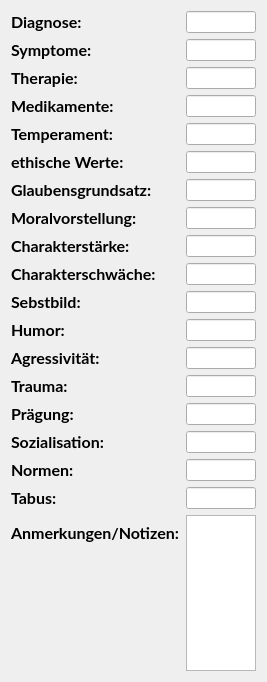
                 <widget class="QWidget" name="pageEditorPsychologicalProfile">
                  <property name="geometry">
                   <rect>
                    <x>0</x>
                    <y>0</y>
                    <width>263</width>
                    <height>682</height>
                   </rect>
                  </property>
                  <attribute name="label">
                   <string>Psychologisches Profil</string>
                  </attribute>
                  <layout class="QFormLayout" name="formLayout_16">
                   <item row="0" column="0">
                    <widget class="QLabel" name="labelDiagnosis">
                     <property name="font">
                      <font>
                       <family>Lato</family>
                       <pointsize>12</pointsize>
                       <bold>true</bold>
                       <stylestrategy>PreferAntialias</stylestrategy>
                       <kerning>true</kerning>
                      </font>
                     </property>
                     <property name="text">
                      <string>Diagnose:</string>
                     </property>
                    </widget>
                   </item>
                   <item row="0" column="1">
                    <widget class="QLineEdit" name="lineEditEditorDiagnosis"/>
                   </item>
                   <item row="1" column="0">
                    <widget class="QLabel" name="labelEditorSymptoms">
                     <property name="font">
                      <font>
                       <family>Lato</family>
                       <pointsize>12</pointsize>
                       <bold>true</bold>
                       <stylestrategy>PreferAntialias</stylestrategy>
                       <kerning>true</kerning>
                      </font>
                     </property>
                     <property name="text">
                      <string>Symptome:</string>
                     </property>
                    </widget>
                   </item>
                   <item row="1" column="1">
                    <widget class="QLineEdit" name="lineEditEditorSymptoms"/>
                   </item>
                   <item row="2" column="0">
                    <widget class="QLabel" name="labelEditorTherapy">
                     <property name="font">
                      <font>
                       <family>Lato</family>
                       <pointsize>12</pointsize>
                       <bold>true</bold>
                       <stylestrategy>PreferAntialias</stylestrategy>
                       <kerning>true</kerning>
                      </font>
                     </property>
                     <property name="text">
                      <string>Therapie:</string>
                     </property>
                    </widget>
                   </item>
                   <item row="2" column="1">
                    <widget class="QLineEdit" name="lineEditEditorTherapy"/>
                   </item>
                   <item row="3" column="0">
                    <widget class="QLabel" name="labelEditorMedication">
                     <property name="font">
                      <font>
                       <family>Lato</family>
                       <pointsize>12</pointsize>
                       <bold>true</bold>
                       <stylestrategy>PreferAntialias</stylestrategy>
                       <kerning>true</kerning>
                      </font>
                     </property>
                     <property name="text">
                      <string>Medikamente:</string>
                     </property>
                    </widget>
                   </item>
                   <item row="3" column="1">
                    <widget class="QLineEdit" name="lineEditEditorMedication"/>
                   </item>
                   <item row="4" column="0">
                    <widget class="QLabel" name="labelEditorTemperament">
                     <property name="font">
                      <font>
                       <family>Lato</family>
                       <pointsize>12</pointsize>
                       <bold>true</bold>
                       <stylestrategy>PreferAntialias</stylestrategy>
                       <kerning>true</kerning>
                      </font>
                     </property>
                     <property name="text">
                      <string>Temperament:</string>
                     </property>
                    </widget>
                   </item>
                   <item row="4" column="1">
                    <widget class="QLineEdit" name="lineEditEditorTemperament"/>
                   </item>
                   <item row="5" column="0">
                    <widget class="QLabel" name="labelEditorEthicalValues">
                     <property name="font">
                      <font>
                       <family>Lato</family>
                       <pointsize>12</pointsize>
                       <bold>true</bold>
                       <stylestrategy>PreferAntialias</stylestrategy>
                       <kerning>true</kerning>
                      </font>
                     </property>
                     <property name="text">
                      <string>ethische Werte:</string>
                     </property>
                    </widget>
                   </item>
                   <item row="5" column="1">
                    <widget class="QLineEdit" name="lineEditEditorEthicalValues"/>
                   </item>
                   <item row="6" column="0">
                    <widget class="QLabel" name="labelBeliefs">
                     <property name="font">
                      <font>
                       <family>Lato</family>
                       <pointsize>12</pointsize>
                       <bold>true</bold>
                       <stylestrategy>PreferAntialias</stylestrategy>
                       <kerning>true</kerning>
                      </font>
                     </property>
                     <property name="text">
                      <string>Glaubensgrundsatz:</string>
                     </property>
                    </widget>
                   </item>
                   <item row="6" column="1">
                    <widget class="QLineEdit" name="lineEditEditorBeliefs"/>
                   </item>
                   <item row="7" column="0">
                    <widget class="QLabel" name="labelEditorMoralValues">
                     <property name="font">
                      <font>
                       <family>Lato</family>
                       <pointsize>12</pointsize>
                       <bold>true</bold>
                       <stylestrategy>PreferAntialias</stylestrategy>
                       <kerning>true</kerning>
                      </font>
                     </property>
                     <property name="text">
                      <string>Moralvorstellung:</string>
                     </property>
                    </widget>
                   </item>
                   <item row="7" column="1">
                    <widget class="QLineEdit" name="lineEditEditorMoralValues"/>
                   </item>
                   <item row="8" column="0">
                    <widget class="QLabel" name="labelEditorStrengthOfCharacter">
                     <property name="font">
                      <font>
                       <family>Lato</family>
                       <pointsize>12</pointsize>
                       <bold>true</bold>
                       <stylestrategy>PreferAntialias</stylestrategy>
                       <kerning>true</kerning>
                      </font>
                     </property>
                     <property name="text">
                      <string>Charakterstärke:</string>
                     </property>
                    </widget>
                   </item>
                   <item row="8" column="1">
                    <widget class="QLineEdit" name="lineEditEditorStrengthsOfCharacter"/>
                   </item>
                   <item row="9" column="0">
                    <widget class="QLabel" name="labelEditorWeaknessOfCharacter">
                     <property name="font">
                      <font>
                       <family>Lato</family>
                       <pointsize>12</pointsize>
                       <bold>true</bold>
                       <stylestrategy>PreferAntialias</stylestrategy>
                       <kerning>true</kerning>
                      </font>
                     </property>
                     <property name="text">
                      <string>Charakterschwäche:</string>
                     </property>
                    </widget>
                   </item>
                   <item row="9" column="1">
                    <widget class="QLineEdit" name="lineEditEditorWeaknessOfCharacter"/>
                   </item>
                   <item row="10" column="0">
                    <widget class="QLabel" name="labelEditorSelfImage">
                     <property name="font">
                      <font>
                       <family>Lato</family>
                       <pointsize>12</pointsize>
                       <bold>true</bold>
                       <stylestrategy>PreferAntialias</stylestrategy>
                       <kerning>true</kerning>
                      </font>
                     </property>
                     <property name="text">
                      <string>Sebstbild:</string>
                     </property>
                    </widget>
                   </item>
                   <item row="10" column="1">
                    <widget class="QLineEdit" name="lineEditEditorSelfImage"/>
                   </item>
                   <item row="11" column="0">
                    <widget class="QLabel" name="labelEditorHumor">
                     <property name="font">
                      <font>
                       <family>Lato</family>
                       <pointsize>12</pointsize>
                       <bold>true</bold>
                       <stylestrategy>PreferAntialias</stylestrategy>
                       <kerning>true</kerning>
                      </font>
                     </property>
                     <property name="text">
                      <string>Humor:</string>
                     </property>
                    </widget>
                   </item>
                   <item row="11" column="1">
                    <widget class="QLineEdit" name="lineEditEditorHumor"/>
                   </item>
                   <item row="12" column="0">
                    <widget class="QLabel" name="labelEditorAggressiveness">
                     <property name="font">
                      <font>
                       <family>Lato</family>
                       <pointsize>12</pointsize>
                       <bold>true</bold>
                       <stylestrategy>PreferAntialias</stylestrategy>
                       <kerning>true</kerning>
                      </font>
                     </property>
                     <property name="text">
                      <string>Agressivität:</string>
                     </property>
                    </widget>
                   </item>
                   <item row="12" column="1">
                    <widget class="QLineEdit" name="lineEditEditorAggressivness"/>
                   </item>
                   <item row="13" column="0">
                    <widget class="QLabel" name="labelEditorTrauma">
                     <property name="font">
                      <font>
                       <family>Lato</family>
                       <pointsize>12</pointsize>
                       <bold>true</bold>
                       <stylestrategy>PreferAntialias</stylestrategy>
                       <kerning>true</kerning>
                      </font>
                     </property>
                     <property name="text">
                      <string>Trauma:</string>
                     </property>
                    </widget>
                   </item>
                   <item row="13" column="1">
                    <widget class="QLineEdit" name="lineEditEditorTrauma"/>
                   </item>
                   <item row="14" column="0">
                    <widget class="QLabel" name="labelEditorImpression">
                     <property name="font">
                      <font>
                       <family>Lato</family>
                       <pointsize>12</pointsize>
                       <bold>true</bold>
                       <stylestrategy>PreferAntialias</stylestrategy>
                       <kerning>true</kerning>
                      </font>
                     </property>
                     <property name="text">
                      <string>Prägung:</string>
                     </property>
                    </widget>
                   </item>
                   <item row="14" column="1">
                    <widget class="QLineEdit" name="lineEditEditorImpression"/>
                   </item>
                   <item row="15" column="0">
                    <widget class="QLabel" name="labelEditorSocialization">
                     <property name="font">
                      <font>
                       <family>Lato</family>
                       <pointsize>12</pointsize>
                       <bold>true</bold>
                       <stylestrategy>PreferAntialias</stylestrategy>
                       <kerning>true</kerning>
                      </font>
                     </property>
                     <property name="text">
                      <string>Sozialisation:</string>
                     </property>
                    </widget>
                   </item>
                   <item row="15" column="1">
                    <widget class="QLineEdit" name="lineEditEditorSocialization"/>
                   </item>
                   <item row="16" column="0">
                    <widget class="QLabel" name="labelEditorNorms">
                     <property name="font">
                      <font>
                       <family>Lato</family>
                       <pointsize>12</pointsize>
                       <bold>true</bold>
                       <stylestrategy>PreferAntialias</stylestrategy>
                       <kerning>true</kerning>
                      </font>
                     </property>
                     <property name="text">
                      <string>Normen:</string>
                     </property>
                    </widget>
                   </item>
                   <item row="16" column="1">
                    <widget class="QLineEdit" name="lineEditEditorNorms"/>
                   </item>
                   <item row="17" column="0">
                    <widget class="QLabel" name="labelEditorTabus">
                     <property name="font">
                      <font>
                       <family>Lato</family>
                       <pointsize>12</pointsize>
                       <bold>true</bold>
                       <stylestrategy>PreferAntialias</stylestrategy>
                       <kerning>true</kerning>
                      </font>
                     </property>
                     <property name="text">
                      <string>Tabus:</string>
                     </property>
                    </widget>
                   </item>
                   <item row="17" column="1">
                    <widget class="QLineEdit" name="lineEditEditorTabus"/>
                   </item>
                   <item row="18" column="0">
                    <widget class="QLabel" name="labelEditorPsychologyNotes">
                     <property name="font">
                      <font>
                       <family>Lato</family>
                       <pointsize>12</pointsize>
                       <bold>true</bold>
                       <stylestrategy>PreferAntialias</stylestrategy>
                       <kerning>true</kerning>
                      </font>
                     </property>
                     <property name="text">
                      <string>Anmerkungen/Notizen:</string>
                     </property>
                    </widget>
                   </item>
                   <item row="18" column="1">
                    <widget class="QTextEdit" name="textEditEditorPsychologyNotes"/>
                   </item>
                  </layout>
                 </widget>
